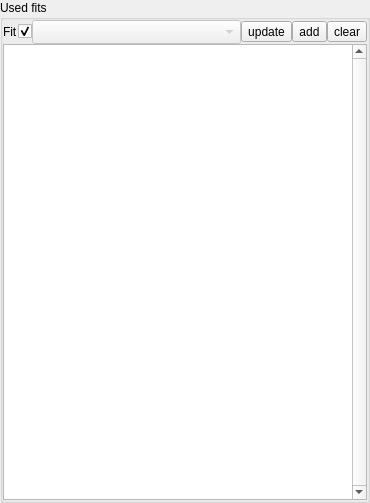
<?xml version="1.0" encoding="UTF-8"?>
<ui version="4.0">
 <class>Form</class>
 <widget class="QWidget" name="Form">
  <property name="geometry">
   <rect>
    <x>0</x>
    <y>0</y>
    <width>370</width>
    <height>503</height>
   </rect>
  </property>
  <property name="sizePolicy">
   <sizepolicy hsizetype="Expanding" vsizetype="Expanding">
    <horstretch>0</horstretch>
    <verstretch>0</verstretch>
   </sizepolicy>
  </property>
  <property name="windowTitle">
   <string>Form</string>
  </property>
  <layout class="QVBoxLayout" name="verticalLayout_4">
   <property name="spacing">
    <number>0</number>
   </property>
   <property name="leftMargin">
    <number>0</number>
   </property>
   <property name="topMargin">
    <number>0</number>
   </property>
   <property name="rightMargin">
    <number>0</number>
   </property>
   <property name="bottomMargin">
    <number>0</number>
   </property>
   <item>
    <layout class="QVBoxLayout" name="layout"/>
   </item>
   <item>
    <widget class="QGroupBox" name="groupBox_3">
     <property name="title">
      <string>Used fits</string>
     </property>
     <property name="checkable">
      <bool>false</bool>
     </property>
     <property name="checked">
      <bool>false</bool>
     </property>
     <layout class="QVBoxLayout" name="verticalLayout_5">
      <property name="spacing">
       <number>0</number>
      </property>
      <property name="leftMargin">
       <number>0</number>
      </property>
      <property name="topMargin">
       <number>0</number>
      </property>
      <property name="rightMargin">
       <number>0</number>
      </property>
      <property name="bottomMargin">
       <number>0</number>
      </property>
      <item>
       <widget class="QWidget" name="widget_2" native="true">
        <property name="sizePolicy">
         <sizepolicy hsizetype="Preferred" vsizetype="Minimum">
          <horstretch>0</horstretch>
          <verstretch>0</verstretch>
         </sizepolicy>
        </property>
        <layout class="QGridLayout" name="gridLayout_2">
         <property name="leftMargin">
          <number>0</number>
         </property>
         <property name="topMargin">
          <number>0</number>
         </property>
         <property name="rightMargin">
          <number>0</number>
         </property>
         <property name="bottomMargin">
          <number>0</number>
         </property>
         <property name="spacing">
          <number>0</number>
         </property>
         <item row="1" column="0">
          <widget class="QLabel" name="label_5">
           <property name="sizePolicy">
            <sizepolicy hsizetype="Fixed" vsizetype="Preferred">
             <horstretch>0</horstretch>
             <verstretch>0</verstretch>
            </sizepolicy>
           </property>
           <property name="text">
            <string>Fit</string>
           </property>
          </widget>
         </item>
         <item row="1" column="7">
          <widget class="QToolButton" name="toolButton_7">
           <property name="text">
            <string>add</string>
           </property>
          </widget>
         </item>
         <item row="1" column="2" colspan="4">
          <widget class="QComboBox" name="comboBox">
           <property name="enabled">
            <bool>false</bool>
           </property>
           <property name="sizePolicy">
            <sizepolicy hsizetype="Minimum" vsizetype="Fixed">
             <horstretch>0</horstretch>
             <verstretch>0</verstretch>
            </sizepolicy>
           </property>
           <property name="maximumSize">
            <size>
             <width>16777215</width>
             <height>16777215</height>
            </size>
           </property>
           <property name="sizeAdjustPolicy">
            <enum>QComboBox::AdjustToMinimumContentsLengthWithIcon</enum>
           </property>
          </widget>
         </item>
         <item row="1" column="1">
          <widget class="QCheckBox" name="checkBox">
           <property name="sizePolicy">
            <sizepolicy hsizetype="Fixed" vsizetype="Fixed">
             <horstretch>0</horstretch>
             <verstretch>0</verstretch>
            </sizepolicy>
           </property>
           <property name="toolTip">
            <string>If checked, add all available local fits to the used-fits list. If unchecked, only the selected fit is added.</string>
           </property>
           <property name="text">
            <string/>
           </property>
           <property name="checked">
            <bool>true</bool>
           </property>
          </widget>
         </item>
         <item row="1" column="6">
          <widget class="QToolButton" name="toolButton_6">
           <property name="text">
            <string>update</string>
           </property>
          </widget>
         </item>
         <item row="1" column="8">
          <widget class="QToolButton" name="toolButton_8">
           <property name="text">
            <string>clear</string>
           </property>
          </widget>
         </item>
         <item row="4" column="0" colspan="9">
          <widget class="QTableWidget" name="tableWidget">
           <property name="sizePolicy">
            <sizepolicy hsizetype="Minimum" vsizetype="MinimumExpanding">
             <horstretch>0</horstretch>
             <verstretch>0</verstretch>
            </sizepolicy>
           </property>
           <property name="maximumSize">
            <size>
             <width>16777215</width>
             <height>16777215</height>
            </size>
           </property>
           <property name="toolTip">
            <string>Double-click in fit to remove it from the list.</string>
           </property>
           <property name="verticalScrollBarPolicy">
            <enum>Qt::ScrollBarAlwaysOn</enum>
           </property>
           <attribute name="horizontalHeaderVisible">
            <bool>false</bool>
           </attribute>
           <attribute name="horizontalHeaderDefaultSectionSize">
            <number>50</number>
           </attribute>
           <attribute name="horizontalHeaderStretchLastSection">
            <bool>true</bool>
           </attribute>
           <column>
            <property name="text">
             <string>Fit-name</string>
            </property>
           </column>
          </widget>
         </item>
        </layout>
       </widget>
      </item>
     </layout>
    </widget>
   </item>
  </layout>
  <action name="actionUpdate_widgets">
   <property name="text">
    <string>Update widgets</string>
   </property>
  </action>
  <action name="actionOnAddToLocalFitList">
   <property name="text">
    <string>onAddToLocalFitList</string>
   </property>
  </action>
  <action name="actionOn_clear_local_fits">
   <property name="text">
    <string>on_clear_local_fits</string>
   </property>
  </action>
  <action name="actionOnAddGlobalVariable">
   <property name="text">
    <string>onAddGlobalVariable</string>
   </property>
  </action>
  <action name="actionOnClearVariables">
   <property name="text">
    <string>onClearVariables</string>
   </property>
  </action>
 </widget>
 <resources/>
 <connections>
  <connection>
   <sender>checkBox</sender>
   <signal>toggled(bool)</signal>
   <receiver>comboBox</receiver>
   <slot>setDisabled(bool)</slot>
   <hints>
    <hint type="sourcelabel">
     <x>249</x>
     <y>27</y>
    </hint>
    <hint type="destinationlabel">
     <x>136</x>
     <y>26</y>
    </hint>
   </hints>
  </connection>
  <connection>
   <sender>toolButton_6</sender>
   <signal>clicked()</signal>
   <receiver>actionUpdate_widgets</receiver>
   <slot>trigger()</slot>
   <hints>
    <hint type="sourcelabel">
     <x>139</x>
     <y>39</y>
    </hint>
    <hint type="destinationlabel">
     <x>-1</x>
     <y>-1</y>
    </hint>
   </hints>
  </connection>
  <connection>
   <sender>toolButton_7</sender>
   <signal>clicked()</signal>
   <receiver>actionOnAddToLocalFitList</receiver>
   <slot>trigger()</slot>
   <hints>
    <hint type="sourcelabel">
     <x>255</x>
     <y>39</y>
    </hint>
    <hint type="destinationlabel">
     <x>-1</x>
     <y>-1</y>
    </hint>
   </hints>
  </connection>
  <connection>
   <sender>toolButton_8</sender>
   <signal>clicked()</signal>
   <receiver>actionOn_clear_local_fits</receiver>
   <slot>trigger()</slot>
   <hints>
    <hint type="sourcelabel">
     <x>337</x>
     <y>39</y>
    </hint>
    <hint type="destinationlabel">
     <x>-1</x>
     <y>-1</y>
    </hint>
   </hints>
  </connection>
 </connections>
</ui>
